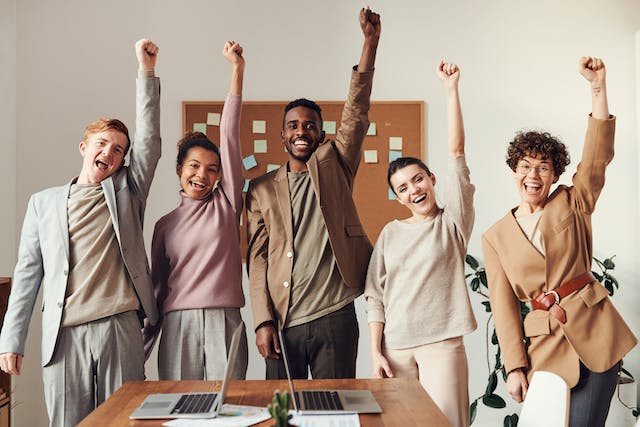
#> input picture ders-07/faces.jpg, 640 x 427 px
$ python face.py
#> lines starting #> are read from the running program, lines starting #| are printed output that depends on the picture; after the words box and inside, x2 and y2 are one past the last pixel; in counts of white or black regions, pixels touching at a corner belong together
import cv2

yuzler = cv2.imread("./faces.jpg")
#> yuzler is the input picture: shape (427, 640, 3); mean B, G, R 138.3, 152.1, 170.6
yuzlerCascade = cv2.CascadeClassifier("./frontalface.xml")

gri = cv2.cvtColor(yuzler, cv2.COLOR_BGR2GRAY)
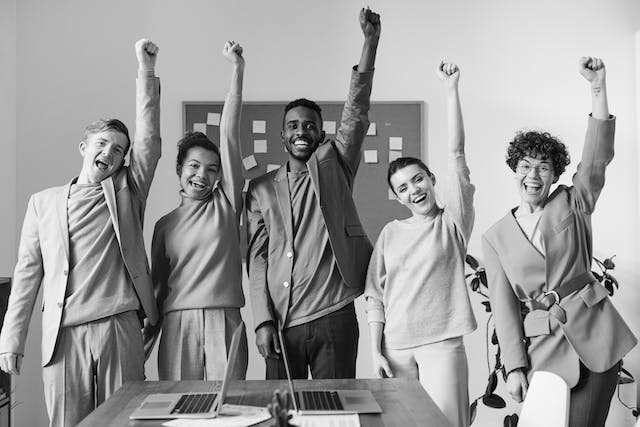
#> gri: shape (427, 640); min 0, max 254, mean 156.1
yuzler2 = yuzlerCascade.detectMultiScale(gri, 1.2, 3)
#> yuzler2 = [[511, 150, 45, 45], [278, 107, 48, 48], [176, 147, 54, 54]]

for (x,y,w,h) in yuzler2:
    cv2.rectangle(yuzler, (x,y),(x+w, y+h), (0,255,255), 2)
#> this loop made 3 passes
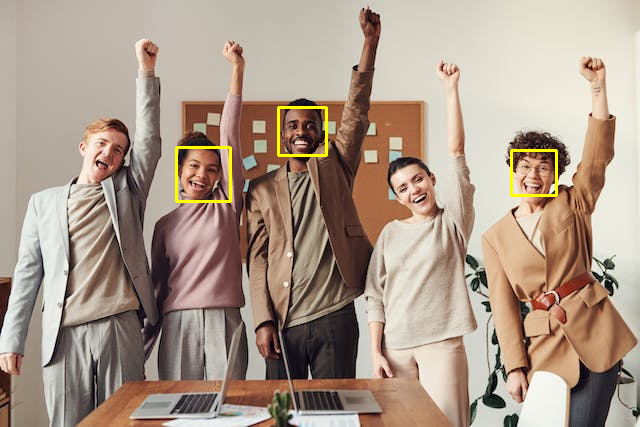
#> yuzler: shape (427, 640, 3); 0.64% of pixels changed, all inside (x1, y1, x2, y2) = (175, 106, 558, 203)

cv2.imshow("Yuzler", yuzler)
cv2.waitKey(0)
